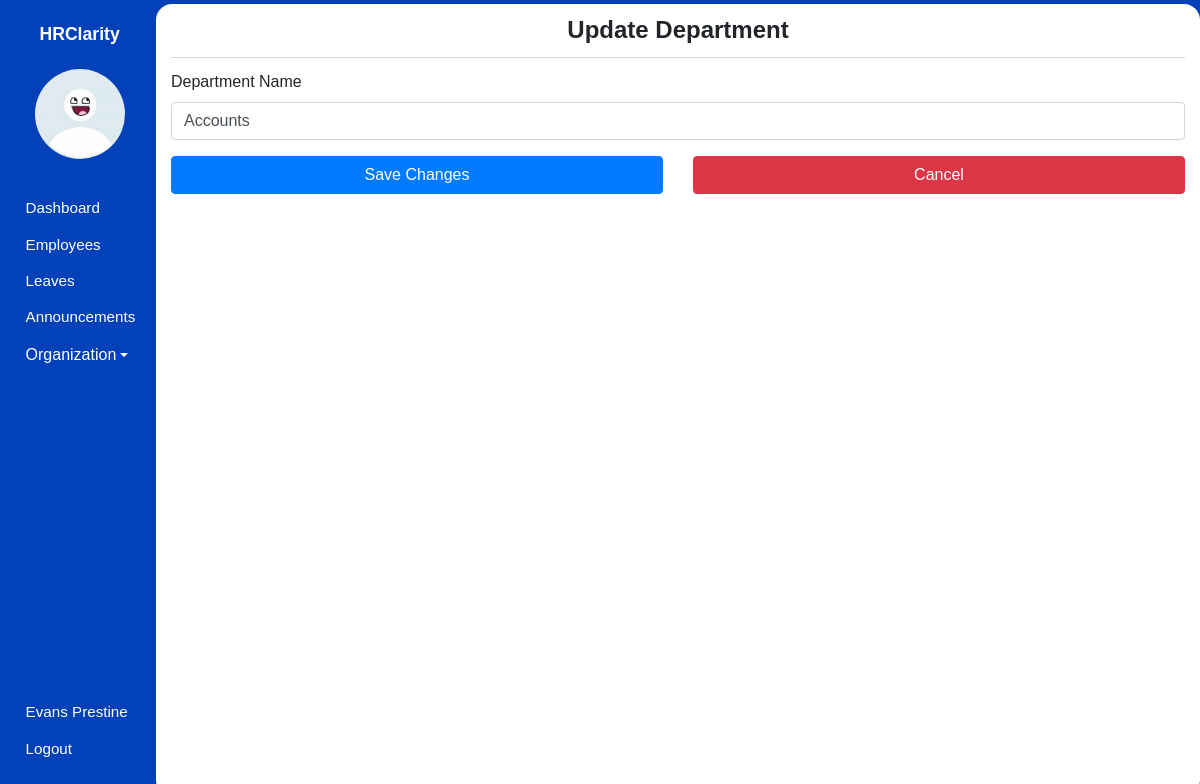
The page /admin/departments/2/update (signed in) on the database its author committed.
### hrms/models.py (models this page shows, shortened)
class User(db.Model, UserMixin):
    id = db.Column(db.Integer, primary_key=True)
    first_name = db.Column(db.String(80), nullable=False)
    last_name = db.Column(db.String(120), nullable=False)
    dob = db.Column(db.Date, nullable=False)
    gender = db.Column(db.String(7), nullable=False)
    email_address = db.Column(db.String(120), nullable=False)
    phone_number = db.Column(db.String(20), nullable=False)
    national_id = db.Column(db.Integer, nullable=False)
    user_level = db.Column(db.Integer, nullable=False, default=1)
    user_type = db.Column(db.String(10), nullable=False, default='employee')
    password = db.Column(db.String(60), nullable=False)
    image_file = db.Column(db.String(20), nullable=False, default='default.jpg')
    leaves = db.relationship('Leave')
    occupation_id = db.Column(db.Integer, db.ForeignKey('occupation.id'), nullable=False)

class Department(db.Model):
    id = db.Column(db.Integer, primary_key=True)
    name = db.Column(db.String(100), unique=True, nullable=False)
    occupations = db.relationship('Occupation', backref='department', lazy=True)

### hrms/organization/routes.py (the view)
@organization.route('/admin/departments/<int:department_id>/update', methods=['GET', 'POST'])
@login_required
def update_department(department_id):
    department = Department.query.get_or_404(department_id)
    form = DepartmentForm()
    if form.validate_on_submit():
        department.name = form.name.data
        db.session.commit()
        flash('Department has been updated!', 'success')
        return redirect(url_for('organization.departments', department_id=department.id))
    elif request.method == 'GET':
        form.name.data = department.name
    return render_template('admin/add_department.html', page_title='Update Department', form=form, user=current_user)

### hrms/organization/forms.py
class DepartmentForm(FlaskForm):
    name = StringField('Department Name', validators=[DataRequired()], render_kw={"class":"form-control"})
    submit = SubmitField('Save Changes', render_kw={"class":"btn btn-primary btn-block"})

### hrms/models.py (called while the page is built)
@login_manager.user_loader
def load_user(user_id):
    user = User.query.filter_by(id=user_id).first()
    return user

### hrms/templates/admin/add_department.html (shortened to what this page needs)
{% extends "main_layout.html" %} {% block body %}
<section class="app">
  {% include 'admin/aside.html' %}
  <main>
    <div class="main_container container-fluid login">
      <div class="body">
        <form action="" method="post">
          <h1>{{ page_title }}</h1>
          <div class="form-group">
            {{ form.name.label }} {% if form.name.errors %} {{ form.name }} {%
            for error in form.name.errors %}
            <span class="text-danger">{{ error }}</span>
            {% endfor %} {% else %} {{ form.name }} {% endif %}
          </div>
          <div class="row">
            <div class="col">{{ form.submit }}</div>
            <div class="col">
              <a
                href="{{ url_for('organization.departments') }}"
                class="btn btn-danger btn-block"
                >Cancel</a
              >
            </div>
          </div>
        </form>
      </div>
    </div>
  </main>
</section>
{% endblock body %}

### hrms/templates/admin/aside.html (shortened to what this page needs)
<aside>
  <h1 class="mt-3">HRClarity</h1>
  <div class="container text-center mt-4">
    <img src="{{ url_for('static', filename='images/profile_pictures/' ~ current_user.image_file ) }}" alt="Employee" class="rounded-circle" width="90" height="90" />
  </div>
  <div class="links">
    <ul>
      <li>
        <a href="{{ url_for('admin.admin_dashboard') }}">
            <span class="icon icon-home"></span>
            <span>Dashboard</span>
        </a>
      </li>
      <li>
        <a href="{{ url_for('admin.employees') }}">
            <span class="icon icon-users"></span>
            <span>Employees</span>
        </a>
      </li>
      <li>
        <a href="{{ url_for('leaves.admin_view_leaves') }}">
            <span class="icon icon-car"></span>
            <span>Leaves</span>
        </a>
      </li>
      <li>
        <a href="{{ url_for('announcements.view_announcements') }}">
            <span class="icon icon-speaker"></span>
            <span>Announcements</span>
        </a>
      </li>
      <li class="nav-item dropdown">
        <a class="dropdown-toggle" data-toggle="dropdown" href="#" role="button" aria-expanded="false"><span class="icon icon-building"></span>Organization</a>
    </li>
    </ul>
    <ul>
      <li>
        <a href="{{ url_for('user.profile_settings', employee_id=current_user.id) }}">
            <span class="icon icon-user"></span>
            <span>{{ user.first_name }} {{ user.last_name }}</span>
        </a>
      </li>
      <li>
        <a href="{{ url_for('user.logout') }}">
            <span class="icon icon-power-off"></span>
            <span>Logout</span>
        </a>
      </li>
    </ul>
  </div>
</aside>

### hrms/static/css/icomoon.css (style rules this page uses)
[class^="icon-"], [class*=" icon-"] { font-family: 'icomoon' !important; speak: none; font-style: normal; font-weight: normal; font-variant: normal; text-transform: none; line-height: 1; -webkit-font-smoothing: antialiased; -moz-osx-font-smoothing: grayscale; }
.icon-user:before { content: "\f007"; }
.icon-power-off:before { content: "\f011"; }
.icon-home:before { content: "\f015"; }
.icon-users:before { content: "\f0c0"; }
.icon-building:before { content: "\f1ad"; }
.icon-car:before { content: "\f1b9"; }
.icon-speaker:before { content: "\e32d"; }

### hrms/static/css/styles.css (style rules this page uses)
* { font-family: sans-serif, Arial, Helvetica; padding: 0; margin: 0; }
form h1 { border-bottom: 1px solid rgb(214, 214, 214); font-size: 1.5em; font-weight: bold; text-align: center; padding: 0.5em 0; margin: 0 0 0.5em; }
.app { background: #0241b8; height: 100vh; display: flex; align-items: center; }
.app aside { width: 13%; height: 100%; padding: 0.5em 0 0.2em 0.2em; color: #fff; }
.app aside h1 { font-size: 1.1em; font-weight: bold; text-align: center; }
.app aside .links ul { list-style: none; }
.app aside .links ul li { margin: 0.1em 0; padding: 6px; }
.app aside .links ul li a { text-decoration: none; color: #ffffff; display: flex; align-items: center; }
.app aside .links ul:nth-of-type(1) { margin: 2em 0; }
.app aside .links ul:nth-of-type(2) { position: absolute; bottom: 1em; }
.app aside .links .icon { margin: 0 0.3em 0 0; }
.app aside .links a span:nth-of-type(2), .app aside .links .icon { font-size: 0.95em; }
.app main { width: 87%; height: 99vh; overflow-y: auto; z-index: 5; }
.app main .main_container { border-radius: 16px; background: #fff; padding-bottom: 12px; height: 100%; overflow: auto; }

### rows shown on the page
User: image_file (placeholder picture), first_name "Evans", last_name "Prestine"
Department: name "Accounts"

### other values the page prints
{{ page_title }} "Update Department"
